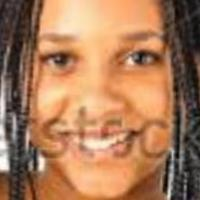
#> input picture dataset/Black/12_1_1_20170112213303693.jpg.chip.jpg, 200 x 200 px
$ python -i face_detection.py   (imports and definitions only)
#> lines starting #> are read from the running program, lines starting #| are printed output that depends on the picture
#> further down, picture is the input picture: shape (200, 200, 3); mean B, G, R 89.4, 122.9, 170.4
"""
Face Detection Module
Uses OpenCV's Haar Cascade (haarcascade_frontalface_alt2 + profileface)
to detect faces and extract skin regions (cheeks + forehead) for skin tone analysis.
"""

import cv2
import numpy as np


class FaceDetector:
    def __init__(self):
        """Initialize OpenCV Haar Cascade face detectors."""
        self.face_cascade = cv2.CascadeClassifier(
            cv2.data.haarcascades + "haarcascade_frontalface_alt2.xml"
        )
        self.profile_cascade = cv2.CascadeClassifier(
            cv2.data.haarcascades + "haarcascade_profileface.xml"
        )

    def detect_face(self, image: np.ndarray, multi_face: bool = False):
        """
        Detect face(s) in image and extract skin regions.

        Args:
            image: BGR image as numpy array
            multi_face: if True, return results for ALL detected faces

        Returns:
            When multi_face=False: dict with face_bbox, skin_regions, or error
            When multi_face=True: list of dicts (one per face), or dict with error
        """
#> called with multi_face = False
        h, w, _ = image.shape
#> h = 200; w = 200
        gray = cv2.cvtColor(image, cv2.COLOR_BGR2GRAY)
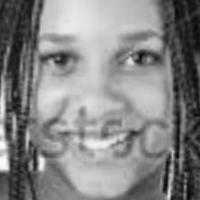
#> gray: shape (200, 200); min 4, max 255, mean 133.3

        # Primary detection with frontal face cascade
        faces = self.face_cascade.detectMultiScale(
            gray,
            scaleFactor=1.1,
            minNeighbors=5,
            minSize=(80, 80),
        )
#> faces = [[12, 2, 166, 166]]

        # Second-pass with profile face cascade for side profiles
        if len(faces) == 0:
            faces = self.profile_cascade.detectMultiScale(
                gray,
                scaleFactor=1.1,
                minNeighbors=5,
                minSize=(80, 80),
            )

        if len(faces) == 0:
            return {"error": "No face detected. Please upload a clear selfie with good lighting."}

        faces = list(faces)

        if multi_face:
            results = []
            for fx, fy, fw, fh in faces:
                face_bbox = {
                    "x": int(fx),
                    "y": int(fy),
                    "width": int(fw),
                    "height": int(fh),
                }
                skin_regions = self._extract_skin_regions(image, fx, fy, fw, fh)
                results.append({
                    "face_bbox": face_bbox,
                    "skin_regions": skin_regions,
                    "confidence": 0.85,
                })
            return results

        # Single-face mode: pick the largest face
        if len(faces) > 1:
            areas = [fw * fh for (_, _, fw, fh) in faces]
            faces = [faces[np.argmax(areas)]]

        fx, fy, fw, fh = faces[0]
#> fx = 12; fy = 2; fw = 166; fh = 166

        face_bbox = {
            "x": int(fx),
            "y": int(fy),
            "width": int(fw),
            "height": int(fh),
        }
#> face_bbox = {'x': 12, 'y': 2, 'width': 166, 'height': 166}

        skin_regions = self._extract_skin_regions(image, fx, fy, fw, fh)

        return {
            "face_bbox": face_bbox,
            "skin_regions": skin_regions,
            "confidence": 0.85,
        }

    def _extract_skin_regions(self, image: np.ndarray, fx: int, fy: int, fw: int, fh: int) -> dict:
        """
        Extract skin pixel samples from cheek and forehead regions
        using geometric approximations within the detected face bbox.
        """
#> called with fx = 12, fy = 2, fw = 166, fh = 166
        h, w = image.shape[:2]
#> h = 200; w = 200
        radius = max(5, int(fw * 0.04))
#> radius = 6

        # Approximate landmark positions relative to face bbox
        sample_points = {
            "left_cheek": [
                (fx + int(fw * 0.25), fy + int(fh * 0.55)),
                (fx + int(fw * 0.20), fy + int(fh * 0.50)),
                (fx + int(fw * 0.30), fy + int(fh * 0.60)),
            ],
            "right_cheek": [
                (fx + int(fw * 0.75), fy + int(fh * 0.55)),
                (fx + int(fw * 0.80), fy + int(fh * 0.50)),
                (fx + int(fw * 0.70), fy + int(fh * 0.60)),
            ],
            "forehead": [
                (fx + int(fw * 0.50), fy + int(fh * 0.15)),
                (fx + int(fw * 0.40), fy + int(fh * 0.18)),
                (fx + int(fw * 0.60), fy + int(fh * 0.18)),
            ],
        }
#> sample_points = {'left_cheek': [(53, 93), (45, 85), (61, 101)], 'right_cheek': [(136, 93), (144, 85), (128, 101)], 'forehead': [(95, 26), (78, 31), (111, 31)]}

        skin_pixels = []
        region_pixels = {}

        for region_name, points in sample_points.items():
            region_px = []
            for cx, cy in points:
                y_start = max(0, cy - radius)
                y_end = min(h, cy + radius)
                x_start = max(0, cx - radius)
                x_end = min(w, cx + radius)

                patch = image[y_start:y_end, x_start:x_end]
                if patch.size > 0:
                    pixels = patch.reshape(-1, 3)
                    region_px.extend(pixels.tolist())
                    skin_pixels.extend(pixels.tolist())

            region_pixels[region_name] = region_px
#> this loop made 3 passes
#> (region_name, points) on passes 1 to 3: ('left_cheek', [(53, 93), (45, 85), (61, 101)]), ('right_cheek', [(136, 93), (144, 85), (128, 101)]), ('forehead', [(95, 26), (78, 31), (111, 31)])
#> after the loop, region_pixels = 3 items; skin_pixels = 1296 items, first 6: [148, 189, 252], [149, 190, 252], [148, 192, 251], [149, 194, 251], [149, 196, 250], [150, 198, 250]

        return {
            "all_pixels": skin_pixels,
            "regions": region_pixels,
            "total_samples": len(skin_pixels),
        }

>>> import cv2
>>> picture = cv2.imread('../../dataset/Black/12_1_1_20170112213303693.jpg.chip.jpg')
>>> result = FaceDetector().detect_face(picture)
#> in detect_face, `skin_regions = self._extract_skin_regions(image, fx, fy, fw, fh)`: skin_regions = 3 items
#> result = 3 items

$ run again, on dataset/Black/13_0_1_20170110232537879.jpg.chip.jpg
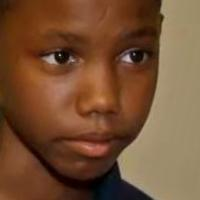
#> input picture dataset/Black/13_0_1_20170110232537879.jpg.chip.jpg, 200 x 200 px
#> picture is the input picture: shape (200, 200, 3); mean B, G, R 52.5, 80.4, 117.6
#> in detect_face, `gray = cv2.cvtColor(image, cv2.COLOR_BGR2GRAY)`:
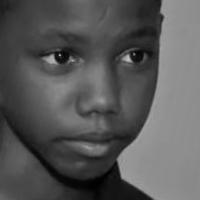
#> gray: shape (200, 200); min 0, max 197, mean 88.4
#> faces = ()
#> result = 1 item

$ run again, on dataset/Black/14_0_1_20170110232707718.jpg.chip.jpg
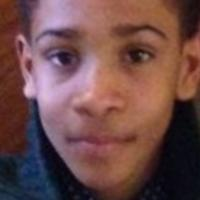
#> input picture dataset/Black/14_0_1_20170110232707718.jpg.chip.jpg, 200 x 200 px
#> picture is the input picture: shape (200, 200, 3); mean B, G, R 73.3, 74.7, 110.3
#> in detect_face, `gray = cv2.cvtColor(image, cv2.COLOR_BGR2GRAY)`:
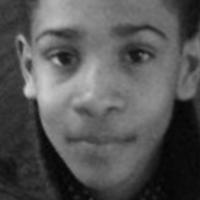
#> gray: shape (200, 200); min 3, max 207, mean 85.2
#> faces = ()
#> result = 1 item

$ run again, on dataset/Black/15_0_1_20170110231743136.jpg.chip.jpg
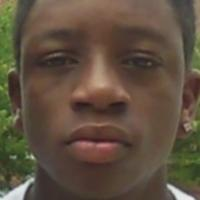
#> input picture dataset/Black/15_0_1_20170110231743136.jpg.chip.jpg, 200 x 200 px
#> picture is the input picture: shape (200, 200, 3); mean B, G, R 64, 80.2, 95.5
#> in detect_face, `gray = cv2.cvtColor(image, cv2.COLOR_BGR2GRAY)`:
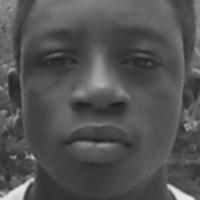
#> gray: shape (200, 200); min 31, max 236, mean 82.9
#> faces = ()
#> result = 1 item
